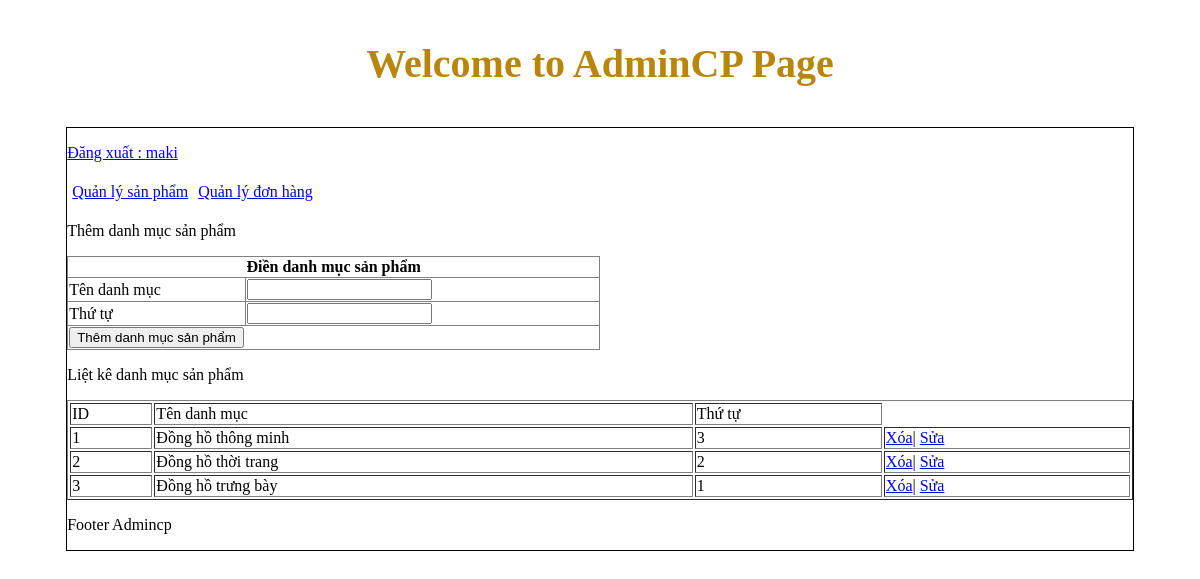
/admincp/index.php?action=quanlydanhmucsanpham&query=them (signed in), run on the app's committed database.
### tables this page shows
CREATE TABLE `tbl_danhmuc` (
  `id_danhmuc` int(11) NOT NULL,
  `tendanhmuc` varchar(100) NOT NULL,
  `thutu` int(11) NOT NULL
);

### admincp/modules/quanlydanhmucsp/lietke.php (the view)
<?php
    $sql_lietke="SELECT * FROM tbl_danhmuc ORDER BY thutu DESC";
    $result_lietke= mysqli_query($connect,$sql_lietke);
?>
<p>Liệt kê danh mục sản phẩm</p>
 <table style="width: 100%;" border="1" style="border-collapse:collapse;">
     <tr>
         <td>ID</td>
         <td>Tên danh mục</td>
         <td>Thứ tự</td>
     </tr>
     <?php
    $i=0;
    while($row=mysqli_fetch_array($result_lietke)){
        $i++;
     ?>
     <tr>
         <td><?php echo $i ?></td>
         <td><?php echo $row['tendanhmuc'] ?></td>
         <td><?php echo $row['thutu']?></td>
         <td>
            <a href="modules/quanlydanhmucsp/xuly.php?iddanhmuc=<?php echo $row['id_danhmuc']?>">Xóa</a>|
             <a href="?action=quanlydanhmucsanpham&query=sua&iddanhmuc=<?php echo $row['id_danhmuc']?>">Sửa</a>
         </td>
     </tr>
     <?php
    }
    ?>
 </table>

### data on the page
tbl_danhmuc: tendanhmuc "Đồng hồ thông minh", thutu "3"
tbl_danhmuc: tendanhmuc "Đồng hồ thời trang", thutu "2"
tbl_danhmuc: tendanhmuc "Đồng hồ trưng bày", thutu "1"

### other printed values
$_SESSION['dangnhap'] "maki"
